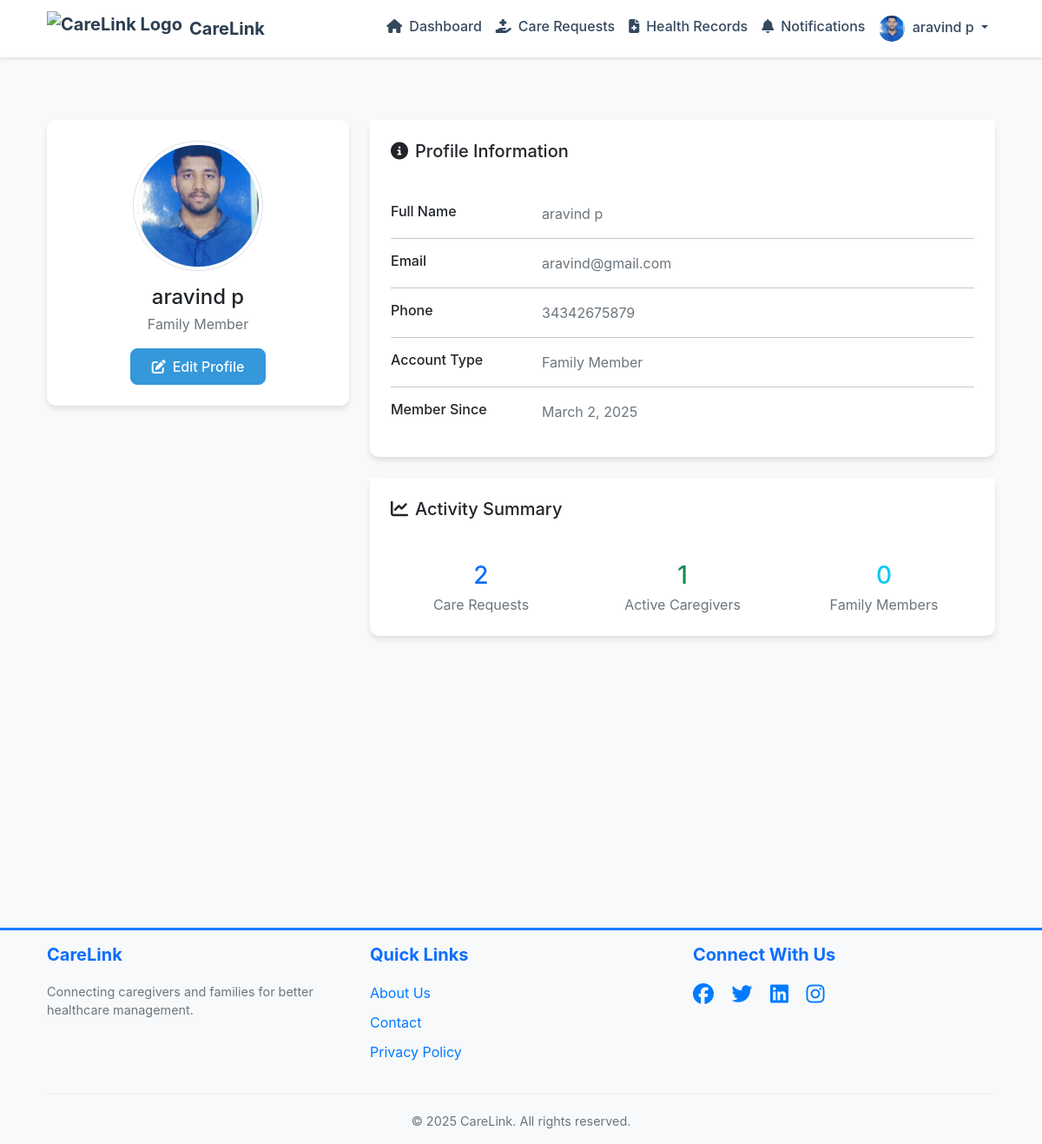
Page /carelink/profile/ (signed in) on the committed database.
### carelink/models.py (models this page shows, shortened)
class User(AbstractUser):
    USER_TYPE_CHOICES = (
        ('ADMIN', 'Admin'),
        ('CAREGIVER', 'Caregiver'),
        ('FAMILY', 'Family Member')
    )
    user_type = models.CharField(max_length=10, choices=USER_TYPE_CHOICES)
    phone_number = models.CharField(max_length=15, blank=True)
    address = models.TextField(blank=True)
    profile_picture = models.ImageField(upload_to='profile_pics/', null=True, blank=True)
    family_members = models.ManyToManyField('self', blank=True, symmetrical=False, related_name='related_family_members')
    email_verified = models.BooleanField(default=True)  # Default to True for backward compatibility
    is_active = models.BooleanField(default=True)

### carelink/views.py (the view)
# urls.py: path('profile/', views.ProfileView.as_view(), name='profile'),
class ProfileView(LoginRequiredMixin, DetailView):
    model = User
    template_name = 'carelink/profile.html'
    context_object_name = 'user'
    def get_object(self, queryset=None):
        return self.request.user
    def get_context_data(self, **kwargs):
        context = super().get_context_data(**kwargs)
        user = self.request.user
        if user.user_type == 'CAREGIVER':
            context['active_tasks_count'] = Task.objects.filter(
                caregiver=user,
                status='PENDING'
            ).count()
            context['completed_tasks_count'] = Task.objects.filter(
                caregiver=user,
                status='COMPLETED'
            ).count()
            context['patients_count'] = Patient.objects.filter(
                assigned_caregiver=user
            ).count()
        else:
            context['care_requests_count'] = CareRequest.objects.filter(
                user=user,
                status='PENDING'
            ).count()
            patients = Patient.objects.filter(family_members=user)
            if patients.exists():
                context['active_caregivers_count'] = User.objects.filter(
                    user_type='CAREGIVER',
                    assigned_patient__in=patients
                ).distinct().count()
                context['family_members_count'] = User.objects.filter(
                    user_type='FAMILY',
                    patients__in=patients
                ).exclude(id=user.id).distinct().count()
            else:
                context['active_caregivers_count'] = 0
                context['family_members_count'] = 0
        return context

### carelink/auth.py (called while the page is built)
    def get_user(self, user_id):
        UserModel = get_user_model()
        try:
            return UserModel.objects.get(pk=user_id)
        except UserModel.DoesNotExist:
            return None

### carelink/templates/carelink/profile.html (shortened to what this page needs)
{% extends 'carelink/base.html' %}
{% load static %}
{% block content %}
<div class="container py-5">
    <div class="row">
        <div class="col-lg-4">
            <div class="card">
                <div class="card-body text-center">
                    {% if user.profile_picture %}
                        <img src="{{ user.profile_picture.url }}" alt="Profile Picture" class="rounded-circle img-thumbnail mb-3" style="width: 150px; height: 150px; object-fit: cover;">
                    {% else %}
                        <div class="rounded-circle bg-light d-flex align-items-center justify-content-center mx-auto mb-3" style="width: 150px; height: 150px;">
                            <i class="fas fa-user fa-4x text-muted"></i>
                        </div>
                    {% endif %}
                    <h4 class="mb-1">{{ user.get_full_name }}</h4>
                    <p class="text-muted mb-3">{{ user.get_user_type_display }}</p>
                    <a href="{% url 'carelink:profile_update' %}" class="btn btn-primary">
                        <i class="fas fa-edit me-2"></i>Edit Profile
                    </a>
                </div>
            </div>
        </div>
        <div class="col-lg-8">
            <div class="card">
                <div class="card-header bg-white">
                    <h5 class="mb-0"><i class="fas fa-info-circle me-2"></i>Profile Information</h5>
                </div>
                <div class="card-body">
                    <div class="row mb-3">
                        <div class="col-sm-3">
                            <h6 class="mb-0">Full Name</h6>
                        </div>
                        <div class="col-sm-9 text-muted">
                            {{ user.get_full_name }}
                        </div>
                    </div>
                    <hr>
                    <div class="row mb-3">
                        <div class="col-sm-3">
                            <h6 class="mb-0">Email</h6>
                        </div>
                        <div class="col-sm-9 text-muted">
                            {{ user.email }}
                        </div>
                    </div>
                    <hr>
                    <div class="row mb-3">
                        <div class="col-sm-3">
                            <h6 class="mb-0">Phone</h6>
                        </div>
                        <div class="col-sm-9 text-muted">
                            {{ user.phone_number|default:"Not provided" }}
                        </div>
                    </div>
                    <hr>
                    <div class="row mb-3">
                        <div class="col-sm-3">
                            <h6 class="mb-0">Account Type</h6>
                        </div>
                        <div class="col-sm-9 text-muted">
                            {{ user.get_user_type_display }}
                        </div>
                    </div>
                    <hr>
                    <div class="row mb-3">
                        <div class="col-sm-3">
                            <h6 class="mb-0">Member Since</h6>
                        </div>
                        <div class="col-sm-9 text-muted">
                            {{ user.date_joined|date:"F j, Y" }}
                        </div>
                    </div>
                </div>
            </div>
            <div class="card mt-4">
                <div class="card-header bg-white">
                    <h5 class="mb-0"><i class="fas fa-chart-line me-2"></i>Activity Summary</h5>
                </div>
                <div class="card-body">
                    <div class="row">
                        {% if user.user_type == 'CAREGIVER' %}
                            <div class="col-md-4">
                                <div class="text-center">
                                    <h3 class="text-primary mb-1">{{ active_tasks_count|default:"0" }}</h3>
                                    <p class="text-muted mb-0">Active Tasks</p>
                                </div>
                            </div>
                            <div class="col-md-4">
                                <div class="text-center">
                                    <h3 class="text-success mb-1">{{ completed_tasks_count|default:"0" }}</h3>
                                    <p class="text-muted mb-0">Completed Tasks</p>
                                </div>
                            </div>
                            <div class="col-md-4">
                                <div class="text-center">
                                    <h3 class="text-info mb-1">{{ patients_count|default:"0" }}</h3>
                                    <p class="text-muted mb-0">Patients</p>
                                </div>
                            </div>
                        {% else %}
                            <div class="col-md-4">
                                <div class="text-center">
                                    <h3 class="text-primary mb-1">{{ care_requests_count|default:"0" }}</h3>
                                    <p class="text-muted mb-0">Care Requests</p>
                                </div>
                            </div>
                            <div class="col-md-4">
                                <div class="text-center">
                                    <h3 class="text-success mb-1">{{ active_caregivers_count|default:"0" }}</h3>
                                    <p class="text-muted mb-0">Active Caregivers</p>
                                </div>
                            </div>
                            <div class="col-md-4">
                                <div class="text-center">
                                    <h3 class="text-info mb-1">{{ family_members_count|default:"0" }}</h3>
                                    <p class="text-muted mb-0">Family Members</p>
                                </div>
                            </div>
                        {% endif %}
                    </div>
                </div>
            </div>
        </div>
    </div>
</div>
{% endblock %}

### carelink/templates/carelink/base.html (shortened to what this page needs)
{% load static %}
<!DOCTYPE html>
<html lang="en">
<head>
    <link href="https://cdn.jsdelivr.net/npm/bootstrap@5.3.2/dist/css/bootstrap.min.css" rel="stylesheet">
    <link href="https://cdnjs.cloudflare.com/ajax/libs/font-awesome/6.5.1/css/all.min.css" rel="stylesheet">
    <link href="https://cdn.jsdelivr.net/npm/animate.css@4.1.1/animate.min.css" rel="stylesheet">
    <link href="https://cdn.jsdelivr.net/npm/flatpickr/dist/flatpickr.min.css" rel="stylesheet">
    <link href="https://cdn.jsdelivr.net/npm/bootstrap@5.1.3/dist/css/bootstrap.min.css" rel="stylesheet">
</head>
<body>
    <nav class="navbar navbar-expand-lg navbar-light sticky-top">
        <div class="container">
            <a class="navbar-brand d-flex align-items-center" href="{% url 'carelink:home' %}">
                <img src="https://img.freepik.com/free-vector/hospital-logo-design-vector-medical-cross_53876-136743.jpg?w=1380&t=st=1709827987~exp=1709828587~hmac=1a1a1a1a1a1a1a1a1a1a1a1a1a1a1a1a1a1a1a1a1a1a1a1a1a1a1a1a1a1a1a" alt="CareLink Logo" height="40" class="me-2">
                CareLink
            </a>
            <div class="collapse navbar-collapse" id="navbarNav">
                <ul class="navbar-nav ms-auto">
                    {% if user.is_authenticated %}
                        {% if user.is_staff %}
                            <li class="nav-item">
                                <a class="nav-link" href="{% url 'carelink:care_request_list' %}">
                                    <i class="fas fa-hand-holding-medical me-2"></i>Care Requests
                                </a>
                            </li>
                        {% elif user.user_type == 'FAMILY' %}
                            <li class="nav-item">
                                <a class="nav-link" href="{% url 'carelink:family_dashboard' %}">
                                    <i class="fas fa-home me-2"></i>Dashboard
                                </a>
                            </li>
                            <li class="nav-item">
                                <a class="nav-link" href="{% url 'carelink:care_request_list' %}">
                                    <i class="fas fa-hand-holding-medical me-2"></i>Care Requests
                                </a>
                            </li>
                            <li class="nav-item">
                                <a class="nav-link" href="{% url 'carelink:health_document_list' %}">
                                    <i class="fas fa-file-medical me-2"></i>Health Records
                                </a>
                            </li>
                        {% endif %}
                        <li class="nav-item">
                            <a class="nav-link" href="{% url 'carelink:notifications_list' %}">
                                <i class="fas fa-bell me-2"></i>Notifications
                            </a>
                        </li>
                        <li class="nav-item dropdown">
                            <a class="nav-link dropdown-toggle" href="#" id="userDropdown" role="button" data-bs-toggle="dropdown">
                                {% if user.profile_picture %}
                                    <img src="{{ user.profile_picture.url }}" alt="Profile" class="rounded-circle me-1" style="width: 30px; height: 30px; object-fit: cover;">
                                {% else %}
                                    <i class="fas fa-user-circle me-1"></i>
                                {% endif %}
                                {{ user.get_full_name|default:user.username }}
                            </a>
                        </li>
                    {% endif %}
                </ul>
            </div>
        </div>
    </nav>
    <main class="py-4">
        {% block content %}{% endblock %}
    </main>
<br>
<br>
<br>
<br>
<br>
<br>
<br>
<br>
<br>
<br>
<br>
    <footer class="footer mt-auto py-3 bg-light">
        <div class="container">
            <div class="row">
                <div class="col-md-4">
                    <h5 class="text-primary">CareLink</h5>
                    <p class="text-muted">
                        Connecting caregivers and families for better healthcare management.
                    </p>
                </div>
                <div class="col-md-4">
                    <h5 class="text-primary">Quick Links</h5>
                    <ul class="list-unstyled">
                        <li><a href="{% url 'carelink:about' %}" class="text-decoration-none">About Us</a></li>
                        <li><a href="{% url 'carelink:contact' %}" class="text-decoration-none">Contact</a></li>
                        <li><a href="{% url 'carelink:privacy' %}" class="text-decoration-none">Privacy Policy</a></li>
                    </ul>
                </div>
                <div class="col-md-4">
                    <h5 class="text-primary">Connect With Us</h5>
                    <div class="social-links">
                        <a href="#" class="text-decoration-none me-3"><i class="fab fa-facebook fa-lg"></i></a>
                        <a href="#" class="text-decoration-none me-3"><i class="fab fa-twitter fa-lg"></i></a>
                        <a href="#" class="text-decoration-none me-3"><i class="fab fa-linkedin fa-lg"></i></a>
                        <a href="#" class="text-decoration-none"><i class="fab fa-instagram fa-lg"></i></a>
                    </div>
                </div>
            </div>
            <hr>
            <div class="row">
                <div class="col-12 text-center">
                    <p class="text-muted mb-0">&copy; {% now "Y" %} CareLink. All rights reserved.</p>
                </div>
            </div>
        </div>
    </footer>
</body>
</html>

### carelink/templates/carelink/base.html (style rules this page uses)
:root { --primary-color: #2c3e50; --secondary-color: #34495e; --accent-color: #3498db; --success-color: #27ae60; --warning-color: #f1c40f; --danger-color: #e74c3c; --light-color: #ecf0f1; --dark-color: #2c3e50; }
body { font-family: 'Inter', sans-serif; background-color: #f8f9fa; color: var(--dark-color); }
.navbar { background-color: white; box-shadow: 0 2px 4px rgba(0,0,0,0.1); }
.navbar-brand { font-weight: 700; color: var(--primary-color) !important; }
.nav-link { color: var(--secondary-color) !important; font-weight: 500; transition: all 0.3s ease; }
.card { border: none; border-radius: 10px; box-shadow: 0 4px 6px rgba(0,0,0,0.1); transition: transform 0.3s ease; }
.card-header { border-bottom: none; background-color: white; padding: 1.5rem; }
.card-body { padding: 1.5rem; }
.btn { border-radius: 8px; padding: 0.5rem 1.5rem; font-weight: 500; transition: all 0.3s ease; }
.btn-primary { background-color: var(--accent-color); border-color: var(--accent-color); }
.footer { background: #e9ecef; padding: 50px 0; font-size: 1rem; border-top: 3px solid #007bff; }
.footer h5 { font-weight: 700; margin-bottom: 20px; color: #343a40; }
.footer p { font-size: 0.95rem; color: #495057; }
.footer ul { padding: 0; list-style: none; }
.footer ul li { margin-bottom: 10px; }
.footer ul li a { color: #007bff; transition: color 0.3s ease-in-out; }
.footer .social-links a { color: #007bff; transition: transform 0.3s ease-in-out, color 0.3s ease-in-out; font-size: 1.2rem; }
.footer hr { border-top: 1px solid #ced4da; margin: 20px 0; }
.footer .text-muted { font-size: 0.9rem; color: #6c757d; }

### rows in the picture
User: profile_picture (picture), get_full_name "aravind p", user_type "Family Member", email "aravind@gmail.com", phone_number "34342675879", date_joined "March 2, 2025"

### other values in the picture
{{ care_requests_count|default:"0" }} "2"
{{ active_caregivers_count|default:"0" }} "1"
{{ family_members_count|default:"0" }} "0"
